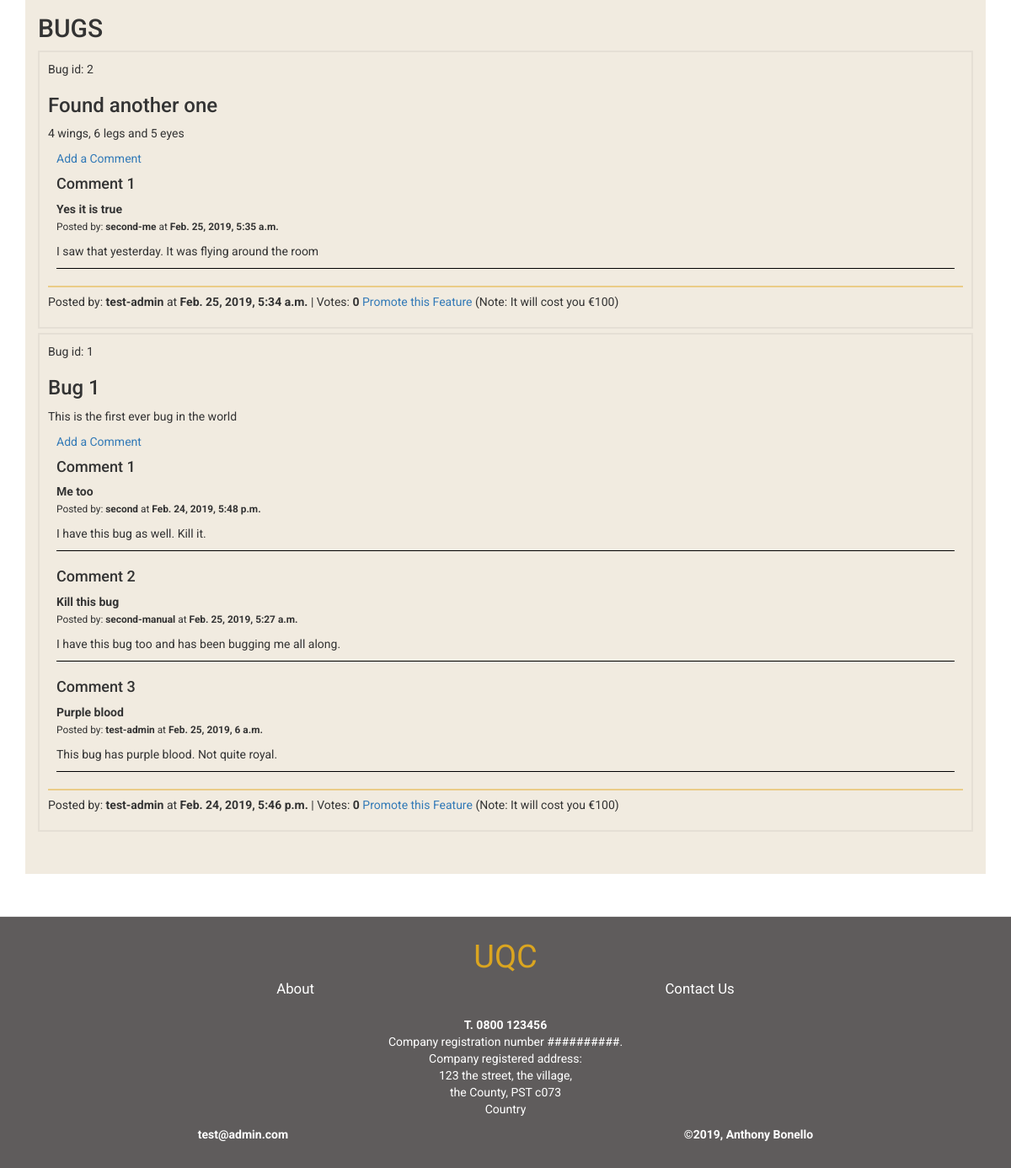
The page /issues/1 (signed in, lower part) on the database as committed earlier.
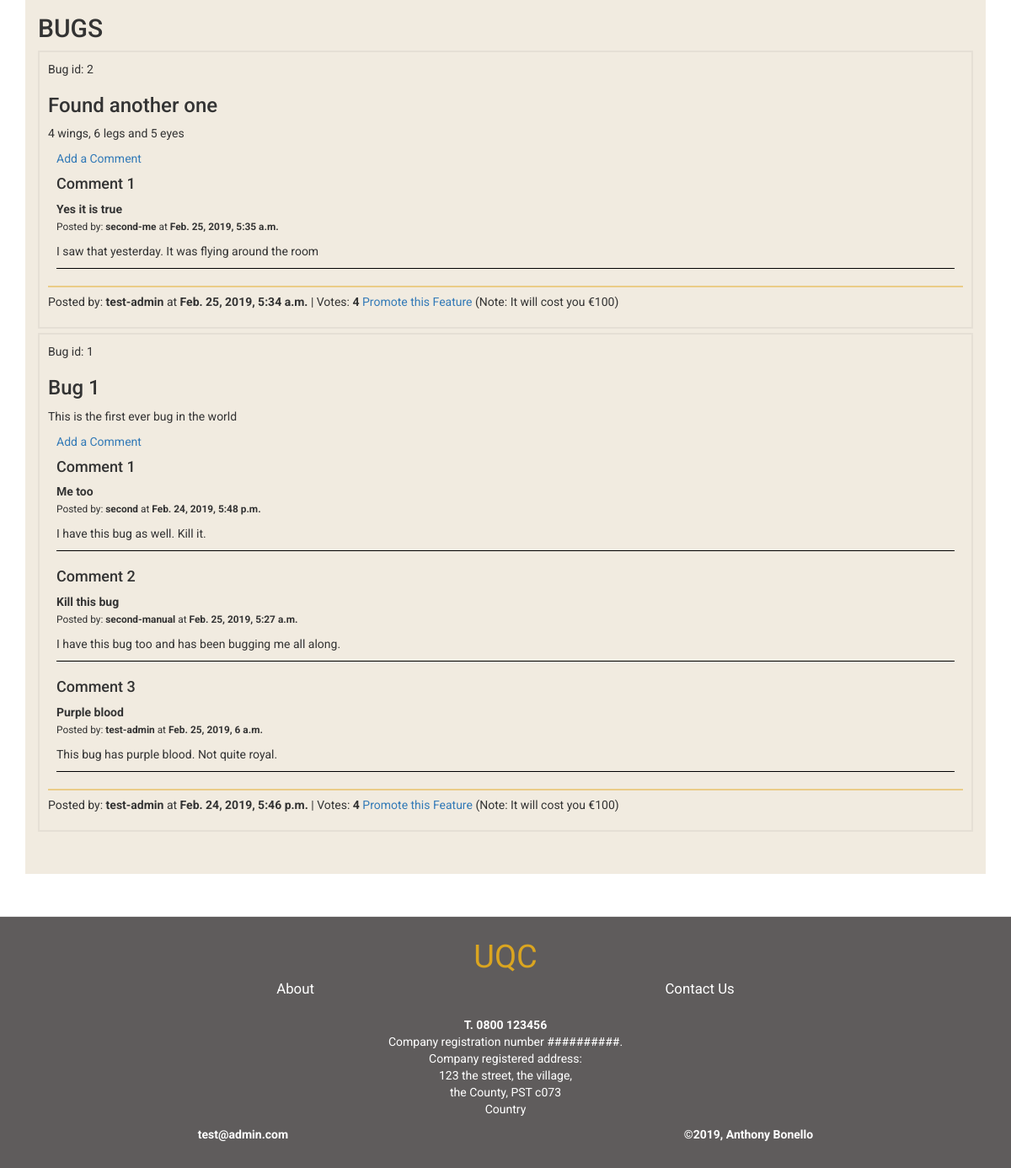
The same page on the database as committed later.
### issuetracker/models.py (models this page shows, shortened)
class Issue(models.Model):
    suggestion_choices = ((True, 'Feature'), (False, 'Bug Fix'))
    is_feature = models.BooleanField(blank=False, default=False, choices=suggestion_choices)
    title = models.CharField(max_length=100, blank=False)
    description = models.TextField()
    posted_by = models.CharField(max_length=50)
    votes = models.IntegerField(default=0)
    date_time = models.DateTimeField(auto_now_add=True)
    class Meta:
        verbose_name_plural = "Issues"

### issuetracker/views.py (the view)
# urls.py: url(r'^issues/', include(issuetracker_urls)),
@login_required()
def issues(request):
    allIssues = Issue.objects.all()
    feature_count = 0
    bug_count = 0
    for each in allIssues:
        if each.is_feature:
            feature_count += 1
        else:
            bug_count += 1
    return render(request, "issue_tracker.html", {'issues': allIssues, 'feature_count': feature_count, "bug_count": bug_count})

### cart/contexts.py (called while the page is built)
def cart_contents(request):
    cart = request.session.get('cart', {})
    cart_items = []
    total = 0
    product_count = 0
    for id, quantity in cart.items():
        product = get_object_or_404(Product, pk=id)
        total += quantity * product.price
        product_count += quantity
        cart_items.append({'id': id, 'quantity': quantity, 'product': product})
    return {'cart_items': cart_items, 'total': total, 'product_count': product_count}

### issuetracker/templates/issue_tracker.html (shortened to what this page needs)
{% extends "base.html" %}
{% block content %}
    {% if bug_count == 1 %}
        <h2> BUG </h2>
    {% else %}
        <h2> BUGS </h2>
    {% endif %}
    {% if bug_count == 0 %}
    <p>No bugs to display</p>
    {% else %}
        {% for each in issues reversed %}
            {% if not each.is_feature %}
                <div class="issue-item">
                    <p>Bug id: {{ each.id }}
                    </p>
                    <h3> {{ each.title }}</h3>
                    <p> {{ each.description }}</p>
                    <div class="comments-list">
                        <a id="link-add-comment" href="{% url 'add-comment' %}">Add a Comment</a>
                        {% for item in each.comment.all %}
                            <div class="comment-item">
                                <h4>Comment {{ forloop.counter }}</h4>
                                <p class="comment-subject"><strong>{{item.subject}}</strong></p>
                                <p><small>Posted by: <strong>{{ item.posted_by }}</strong> at <strong>{{ item.date_time}}</strong></small></p>
                                <p>{{item.comment}}</p>
                            </div>
                        {% endfor %}
                    </div>
                    <hr class="hr-light">
                    <p> Posted by: <strong>{{ each.posted_by }}</strong> at <strong>{{ each.date_time}}</strong> | Votes: <strong>{{ each.votes }}</strong> <a class="vote-link" href="{% url 'vote' issue_id=each.id %}">Promote this Feature</a> (Note: It will cost you €100)</p>
                </div>
            {% endif %}
        {% endfor %}
    {% endif %}
    {% endblock %}

Rows that differ between the two databases and show on the page:
changed Issue "Found another one": votes "0" → "4"
changed Issue "Bug 1": votes "0" → "4"
